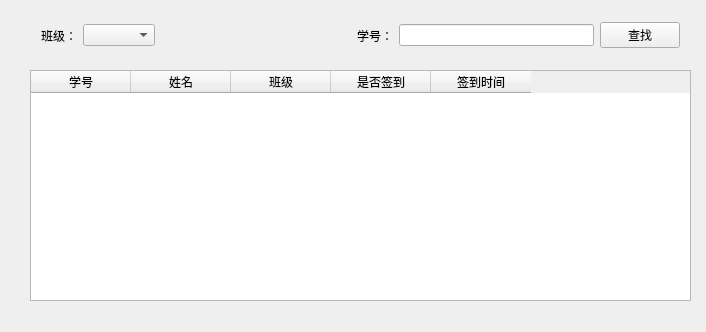
<?xml version="1.0" encoding="UTF-8"?>
<ui version="4.0">
 <class>Widget</class>
 <widget class="QWidget" name="Widget">
  <property name="geometry">
   <rect>
    <x>0</x>
    <y>0</y>
    <width>706</width>
    <height>332</height>
   </rect>
  </property>
  <property name="minimumSize">
   <size>
    <width>706</width>
    <height>332</height>
   </size>
  </property>
  <property name="windowTitle">
   <string>Widget</string>
  </property>
  <widget class="QTableWidget" name="tableWidget">
   <property name="geometry">
    <rect>
     <x>30</x>
     <y>70</y>
     <width>661</width>
     <height>231</height>
    </rect>
   </property>
   <property name="styleSheet">
    <string notr="true"/>
   </property>
   <column>
    <property name="text">
     <string>学号</string>
    </property>
   </column>
   <column>
    <property name="text">
     <string>姓名</string>
    </property>
   </column>
   <column>
    <property name="text">
     <string>班级</string>
    </property>
   </column>
   <column>
    <property name="text">
     <string>是否签到</string>
    </property>
   </column>
   <column>
    <property name="text">
     <string>签到时间</string>
    </property>
   </column>
  </widget>
  <widget class="QWidget" name="layoutWidget">
   <property name="geometry">
    <rect>
     <x>30</x>
     <y>10</y>
     <width>661</width>
     <height>51</height>
    </rect>
   </property>
   <layout class="QHBoxLayout" name="horizontalLayout">
    <item>
     <widget class="QLabel" name="label">
      <property name="text">
       <string>班级：</string>
      </property>
     </widget>
    </item>
    <item>
     <widget class="QComboBox" name="comboBox"/>
    </item>
    <item>
     <spacer name="horizontalSpacer">
      <property name="orientation">
       <enum>Qt::Horizontal</enum>
      </property>
      <property name="sizeHint" stdset="0">
       <size>
        <width>40</width>
        <height>20</height>
       </size>
      </property>
     </spacer>
    </item>
    <item>
     <widget class="QLabel" name="label_2">
      <property name="text">
       <string>学号：</string>
      </property>
     </widget>
    </item>
    <item>
     <widget class="QLineEdit" name="lineEdit"/>
    </item>
    <item>
     <widget class="QPushButton" name="pushButton">
      <property name="text">
       <string>查找</string>
      </property>
     </widget>
    </item>
   </layout>
  </widget>
  <widget class="QLabel" name="label_3">
   <property name="geometry">
    <rect>
     <x>-9</x>
     <y>-6</y>
     <width>721</width>
     <height>341</height>
    </rect>
   </property>
   <property name="styleSheet">
    <string notr="true">border-image: url(:/back/style/second.png);</string>
   </property>
   <property name="text">
    <string/>
   </property>
  </widget>
  <zorder>label_3</zorder>
  <zorder>tableWidget</zorder>
  <zorder>layoutWidget</zorder>
 </widget>
 <layoutdefault spacing="6" margin="11"/>
 <resources/>
 <connections/>
</ui>
